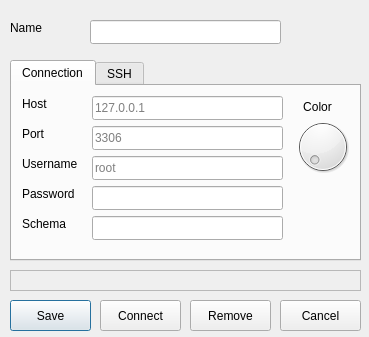
<?xml version="1.0" encoding="UTF-8"?>
<ui version="4.0">
 <class>Connection</class>
 <widget class="QDialog" name="Connection">
  <property name="geometry">
   <rect>
    <x>0</x>
    <y>0</y>
    <width>369</width>
    <height>337</height>
   </rect>
  </property>
  <property name="windowTitle">
   <string>Dialog</string>
  </property>
  <widget class="QLabel" name="label">
   <property name="geometry">
    <rect>
     <x>10</x>
     <y>20</y>
     <width>60</width>
     <height>16</height>
    </rect>
   </property>
   <property name="text">
    <string>Name</string>
   </property>
  </widget>
  <widget class="QLineEdit" name="lineName">
   <property name="geometry">
    <rect>
     <x>90</x>
     <y>20</y>
     <width>191</width>
     <height>24</height>
    </rect>
   </property>
   <property name="sizePolicy">
    <sizepolicy hsizetype="Fixed" vsizetype="Fixed">
     <horstretch>0</horstretch>
     <verstretch>0</verstretch>
    </sizepolicy>
   </property>
  </widget>
  <widget class="QPushButton" name="buttonConnect">
   <property name="geometry">
    <rect>
     <x>100</x>
     <y>300</y>
     <width>81</width>
     <height>31</height>
    </rect>
   </property>
   <property name="text">
    <string>Connect</string>
   </property>
   <property name="icon">
    <iconset resource="icons.qrc">
     <normaloff>:/icons/resources/electricity.svg</normaloff>:/icons/resources/electricity.svg</iconset>
   </property>
   <property name="default">
    <bool>false</bool>
   </property>
  </widget>
  <widget class="QPushButton" name="buttonRemove">
   <property name="geometry">
    <rect>
     <x>190</x>
     <y>300</y>
     <width>81</width>
     <height>31</height>
    </rect>
   </property>
   <property name="text">
    <string>Remove</string>
   </property>
   <property name="icon">
    <iconset resource="icons.qrc">
     <normaloff>:/icons/resources/trash.svg</normaloff>:/icons/resources/trash.svg</iconset>
   </property>
  </widget>
  <widget class="QPushButton" name="buttonCancel">
   <property name="geometry">
    <rect>
     <x>280</x>
     <y>300</y>
     <width>81</width>
     <height>31</height>
    </rect>
   </property>
   <property name="text">
    <string>Cancel</string>
   </property>
   <property name="icon">
    <iconset resource="icons.qrc">
     <normaloff>:/icons/resources/forbidden.svg</normaloff>:/icons/resources/forbidden.svg</iconset>
   </property>
   <property name="default">
    <bool>false</bool>
   </property>
  </widget>
  <widget class="QTabWidget" name="tabWidget">
   <property name="geometry">
    <rect>
     <x>10</x>
     <y>60</y>
     <width>351</width>
     <height>201</height>
    </rect>
   </property>
   <property name="currentIndex">
    <number>0</number>
   </property>
   <widget class="QWidget" name="tab">
    <attribute name="title">
     <string>Connection</string>
    </attribute>
    <widget class="QLabel" name="label_3">
     <property name="geometry">
      <rect>
       <x>10</x>
       <y>40</y>
       <width>60</width>
       <height>16</height>
      </rect>
     </property>
     <property name="text">
      <string>Port</string>
     </property>
    </widget>
    <widget class="QLineEdit" name="linePass">
     <property name="geometry">
      <rect>
       <x>80</x>
       <y>100</y>
       <width>191</width>
       <height>24</height>
      </rect>
     </property>
     <property name="sizePolicy">
      <sizepolicy hsizetype="Fixed" vsizetype="Fixed">
       <horstretch>0</horstretch>
       <verstretch>0</verstretch>
      </sizepolicy>
     </property>
    </widget>
    <widget class="QLabel" name="label_5">
     <property name="geometry">
      <rect>
       <x>10</x>
       <y>100</y>
       <width>71</width>
       <height>16</height>
      </rect>
     </property>
     <property name="text">
      <string>Password</string>
     </property>
    </widget>
    <widget class="QLineEdit" name="linePort">
     <property name="geometry">
      <rect>
       <x>80</x>
       <y>40</y>
       <width>191</width>
       <height>24</height>
      </rect>
     </property>
     <property name="sizePolicy">
      <sizepolicy hsizetype="Fixed" vsizetype="Fixed">
       <horstretch>0</horstretch>
       <verstretch>0</verstretch>
      </sizepolicy>
     </property>
     <property name="inputMethodHints">
      <set>Qt::InputMethodHint::ImhNone</set>
     </property>
     <property name="placeholderText">
      <string>3306</string>
     </property>
    </widget>
    <widget class="QLineEdit" name="lineUser">
     <property name="geometry">
      <rect>
       <x>80</x>
       <y>70</y>
       <width>191</width>
       <height>24</height>
      </rect>
     </property>
     <property name="sizePolicy">
      <sizepolicy hsizetype="Fixed" vsizetype="Fixed">
       <horstretch>0</horstretch>
       <verstretch>0</verstretch>
      </sizepolicy>
     </property>
     <property name="placeholderText">
      <string>root</string>
     </property>
    </widget>
    <widget class="QLabel" name="label_2">
     <property name="geometry">
      <rect>
       <x>10</x>
       <y>10</y>
       <width>60</width>
       <height>16</height>
      </rect>
     </property>
     <property name="text">
      <string>Host</string>
     </property>
    </widget>
    <widget class="QLabel" name="label_4">
     <property name="geometry">
      <rect>
       <x>10</x>
       <y>70</y>
       <width>71</width>
       <height>16</height>
      </rect>
     </property>
     <property name="text">
      <string>Username</string>
     </property>
    </widget>
    <widget class="QLineEdit" name="lineHost">
     <property name="geometry">
      <rect>
       <x>80</x>
       <y>10</y>
       <width>191</width>
       <height>24</height>
      </rect>
     </property>
     <property name="sizePolicy">
      <sizepolicy hsizetype="Fixed" vsizetype="Fixed">
       <horstretch>0</horstretch>
       <verstretch>0</verstretch>
      </sizepolicy>
     </property>
     <property name="placeholderText">
      <string>127.0.0.1</string>
     </property>
    </widget>
    <widget class="QLineEdit" name="lineSchema">
     <property name="geometry">
      <rect>
       <x>80</x>
       <y>130</y>
       <width>191</width>
       <height>24</height>
      </rect>
     </property>
     <property name="sizePolicy">
      <sizepolicy hsizetype="Fixed" vsizetype="Fixed">
       <horstretch>0</horstretch>
       <verstretch>0</verstretch>
      </sizepolicy>
     </property>
    </widget>
    <widget class="QLabel" name="label_16">
     <property name="geometry">
      <rect>
       <x>10</x>
       <y>130</y>
       <width>71</width>
       <height>16</height>
      </rect>
     </property>
     <property name="text">
      <string>Schema</string>
     </property>
    </widget>
    <widget class="QDial" name="dial">
     <property name="geometry">
      <rect>
       <x>280</x>
       <y>30</y>
       <width>61</width>
       <height>61</height>
      </rect>
     </property>
     <property name="styleSheet">
      <string notr="true"/>
     </property>
     <property name="maximum">
      <number>7</number>
     </property>
     <property name="pageStep">
      <number>1</number>
     </property>
    </widget>
    <widget class="QLabel" name="label_15">
     <property name="geometry">
      <rect>
       <x>280</x>
       <y>10</y>
       <width>51</width>
       <height>21</height>
      </rect>
     </property>
     <property name="text">
      <string>Color</string>
     </property>
     <property name="alignment">
      <set>Qt::AlignmentFlag::AlignCenter</set>
     </property>
    </widget>
   </widget>
   <widget class="QWidget" name="tab_2">
    <attribute name="title">
     <string>SSH</string>
    </attribute>
    <widget class="QLabel" name="label_8">
     <property name="geometry">
      <rect>
       <x>10</x>
       <y>40</y>
       <width>60</width>
       <height>16</height>
      </rect>
     </property>
     <property name="text">
      <string>Port</string>
     </property>
    </widget>
    <widget class="QLabel" name="label_7">
     <property name="geometry">
      <rect>
       <x>10</x>
       <y>10</y>
       <width>60</width>
       <height>16</height>
      </rect>
     </property>
     <property name="text">
      <string>Host</string>
     </property>
    </widget>
    <widget class="QLineEdit" name="lineSSHhost">
     <property name="geometry">
      <rect>
       <x>80</x>
       <y>10</y>
       <width>191</width>
       <height>24</height>
      </rect>
     </property>
     <property name="sizePolicy">
      <sizepolicy hsizetype="Fixed" vsizetype="Fixed">
       <horstretch>0</horstretch>
       <verstretch>0</verstretch>
      </sizepolicy>
     </property>
    </widget>
    <widget class="QLineEdit" name="lineSSHport">
     <property name="geometry">
      <rect>
       <x>80</x>
       <y>40</y>
       <width>191</width>
       <height>24</height>
      </rect>
     </property>
     <property name="sizePolicy">
      <sizepolicy hsizetype="Fixed" vsizetype="Fixed">
       <horstretch>0</horstretch>
       <verstretch>0</verstretch>
      </sizepolicy>
     </property>
    </widget>
    <widget class="QLineEdit" name="lineSSHuser">
     <property name="geometry">
      <rect>
       <x>80</x>
       <y>70</y>
       <width>191</width>
       <height>24</height>
      </rect>
     </property>
     <property name="sizePolicy">
      <sizepolicy hsizetype="Fixed" vsizetype="Fixed">
       <horstretch>0</horstretch>
       <verstretch>0</verstretch>
      </sizepolicy>
     </property>
    </widget>
    <widget class="QLabel" name="label_6">
     <property name="geometry">
      <rect>
       <x>10</x>
       <y>70</y>
       <width>71</width>
       <height>16</height>
      </rect>
     </property>
     <property name="text">
      <string>Username</string>
     </property>
    </widget>
    <widget class="QLineEdit" name="lineSSHpass">
     <property name="geometry">
      <rect>
       <x>80</x>
       <y>100</y>
       <width>191</width>
       <height>24</height>
      </rect>
     </property>
     <property name="sizePolicy">
      <sizepolicy hsizetype="Fixed" vsizetype="Fixed">
       <horstretch>0</horstretch>
       <verstretch>0</verstretch>
      </sizepolicy>
     </property>
    </widget>
    <widget class="QLineEdit" name="lineSSHkey">
     <property name="geometry">
      <rect>
       <x>80</x>
       <y>130</y>
       <width>191</width>
       <height>24</height>
      </rect>
     </property>
     <property name="sizePolicy">
      <sizepolicy hsizetype="Fixed" vsizetype="Fixed">
       <horstretch>0</horstretch>
       <verstretch>0</verstretch>
      </sizepolicy>
     </property>
    </widget>
    <widget class="QLabel" name="label_9">
     <property name="geometry">
      <rect>
       <x>10</x>
       <y>100</y>
       <width>71</width>
       <height>16</height>
      </rect>
     </property>
     <property name="text">
      <string>Password</string>
     </property>
    </widget>
    <widget class="QLabel" name="label_10">
     <property name="geometry">
      <rect>
       <x>10</x>
       <y>130</y>
       <width>71</width>
       <height>16</height>
      </rect>
     </property>
     <property name="text">
      <string>Key file</string>
     </property>
    </widget>
   </widget>
  </widget>
  <widget class="QPushButton" name="buttonSave">
   <property name="geometry">
    <rect>
     <x>10</x>
     <y>300</y>
     <width>81</width>
     <height>31</height>
    </rect>
   </property>
   <property name="text">
    <string>Save</string>
   </property>
   <property name="icon">
    <iconset resource="icons.qrc">
     <normaloff>:/icons/resources/tick circle.svg</normaloff>:/icons/resources/tick circle.svg</iconset>
   </property>
   <property name="default">
    <bool>true</bool>
   </property>
  </widget>
  <widget class="QLabel" name="msg">
   <property name="geometry">
    <rect>
     <x>10</x>
     <y>270</y>
     <width>351</width>
     <height>21</height>
    </rect>
   </property>
   <property name="styleSheet">
    <string notr="true"/>
   </property>
   <property name="frameShape">
    <enum>QFrame::Shape::StyledPanel</enum>
   </property>
   <property name="text">
    <string/>
   </property>
   <property name="alignment">
    <set>Qt::AlignmentFlag::AlignCenter</set>
   </property>
  </widget>
 </widget>
 <tabstops>
  <tabstop>lineName</tabstop>
  <tabstop>lineHost</tabstop>
  <tabstop>linePort</tabstop>
  <tabstop>lineUser</tabstop>
  <tabstop>linePass</tabstop>
  <tabstop>lineSchema</tabstop>
  <tabstop>buttonSave</tabstop>
  <tabstop>buttonConnect</tabstop>
  <tabstop>buttonRemove</tabstop>
  <tabstop>buttonCancel</tabstop>
  <tabstop>tabWidget</tabstop>
  <tabstop>lineSSHhost</tabstop>
  <tabstop>lineSSHport</tabstop>
  <tabstop>lineSSHuser</tabstop>
  <tabstop>lineSSHpass</tabstop>
  <tabstop>lineSSHkey</tabstop>
 </tabstops>
 <resources>
  <include location="icons.qrc"/>
 </resources>
 <connections/>
</ui>
